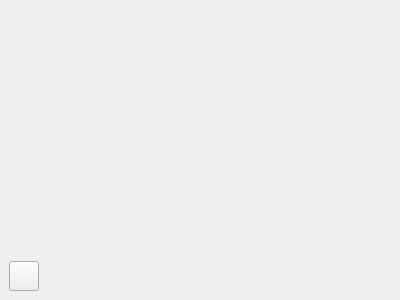
<?xml version="1.0" encoding="UTF-8"?>
<ui version="4.0">
 <class>Player</class>
 <widget class="QWidget" name="Player">
  <property name="geometry">
   <rect>
    <x>0</x>
    <y>0</y>
    <width>400</width>
    <height>300</height>
   </rect>
  </property>
  <property name="windowTitle">
   <string>Form</string>
  </property>
  <layout class="QVBoxLayout" name="verticalLayout">
   <property name="spacing">
    <number>0</number>
   </property>
   <property name="leftMargin">
    <number>0</number>
   </property>
   <property name="topMargin">
    <number>0</number>
   </property>
   <property name="rightMargin">
    <number>0</number>
   </property>
   <property name="bottomMargin">
    <number>0</number>
   </property>
   <item>
    <widget class="VlcWidgetVideo" name="video" native="true">
     <property name="sizePolicy">
      <sizepolicy hsizetype="Preferred" vsizetype="Expanding">
       <horstretch>0</horstretch>
       <verstretch>1</verstretch>
      </sizepolicy>
     </property>
     <property name="minimumSize">
      <size>
       <width>0</width>
       <height>90</height>
      </size>
     </property>
    </widget>
   </item>
   <item>
    <widget class="QWidget" name="bottomWidget" native="true">
     <property name="minimumSize">
      <size>
       <width>0</width>
       <height>20</height>
      </size>
     </property>
     <layout class="QHBoxLayout" name="horizontalLayout">
      <item>
       <widget class="QPushButton" name="playPause">
        <property name="minimumSize">
         <size>
          <width>30</width>
          <height>30</height>
         </size>
        </property>
        <property name="maximumSize">
         <size>
          <width>30</width>
          <height>30</height>
         </size>
        </property>
        <property name="text">
         <string/>
        </property>
        <property name="icon">
         <iconset resource="../../Resources/resources.qrc">
          <normaloff>:/icons/play</normaloff>:/icons/play</iconset>
        </property>
        <property name="iconSize">
         <size>
          <width>20</width>
          <height>20</height>
         </size>
        </property>
       </widget>
      </item>
      <item>
       <widget class="VlcWidgetSeek" name="seek" native="true">
        <property name="sizePolicy">
         <sizepolicy hsizetype="Preferred" vsizetype="Minimum">
          <horstretch>0</horstretch>
          <verstretch>0</verstretch>
         </sizepolicy>
        </property>
       </widget>
      </item>
      <item>
       <widget class="VlcWidgetVolumeSlider" name="volume" native="true">
        <property name="maximumSize">
         <size>
          <width>16777215</width>
          <height>50</height>
         </size>
        </property>
       </widget>
      </item>
     </layout>
    </widget>
   </item>
  </layout>
 </widget>
 <customwidgets>
  <customwidget>
   <class>VlcWidgetVideo</class>
   <extends>QWidget</extends>
   <header location="global">VLCQtWidgets/WidgetVideo.h</header>
   <container>1</container>
   <slots>
    <signal>fullscreen()</signal>
    <slot>toggleFullscreen()</slot>
   </slots>
  </customwidget>
  <customwidget>
   <class>VlcWidgetVolumeSlider</class>
   <extends>QWidget</extends>
   <header location="global">VLCQtWidgets/WidgetVolumeSlider.h</header>
   <container>1</container>
   <slots>
    <slot>mute()</slot>
    <slot>volumeUp()</slot>
    <slot>volumeDown()</slot>
   </slots>
  </customwidget>
  <customwidget>
   <class>VlcWidgetSeek</class>
   <extends>QWidget</extends>
   <header location="global">VLCQtWidgets/WidgetSeek.h</header>
   <container>1</container>
  </customwidget>
 </customwidgets>
 <resources>
  <include location="../../Resources/resources.qrc"/>
 </resources>
 <connections/>
</ui>
